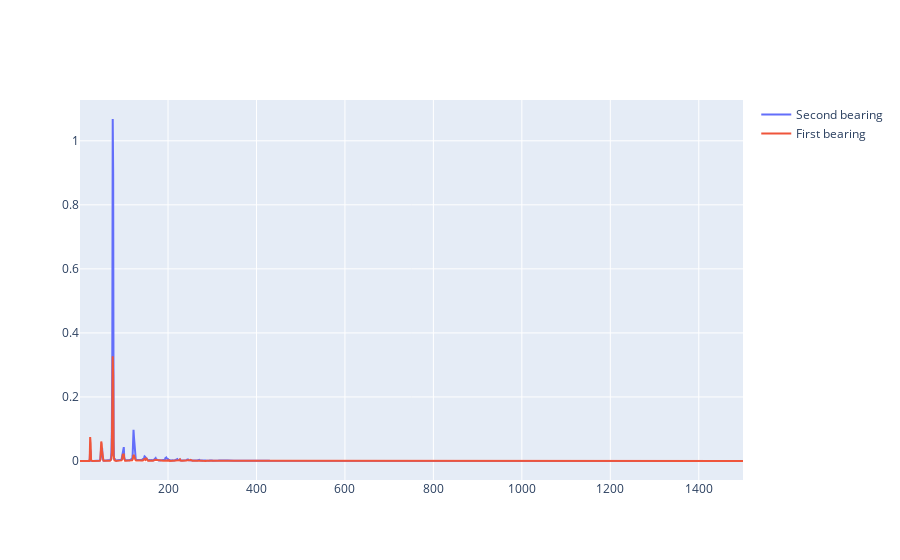

Write notebook code for a chart like this one.
### Markdown cell above
A Power Spectral Density (PSD) is the measure of signal's power content versus frequency. 
A PSD is typically used to characterize broadband random signals. 
The amplitude of the PSD is normalized by the spectral resolution employed to digitize the signal.

### Code cell
df_psd_first = get_psd(pd.DataFrame(raw_signal_a1_y), 1, 3000)
df_psd_second = get_psd(pd.DataFrame(raw_signal_a2_y), 1, 3000)
fig = go.Figure()
fig.add_trace(go.Scatter(x=df_psd_second.index, y=df_psd_second.iloc[:,0],
                    mode='lines',
                    name='Second bearing'))
fig.add_trace(go.Scatter(x=df_psd_first.index, y=df_psd_first.iloc[:,0],
                    mode='lines',
                    name='First bearing'))

### Figure 1 — Plotly figure (JSON) as saved in the notebook; plotly's stock layout.template omitted (floating-point values rounded to 4 significant figures; data arrays with more than 128 entries replaced by an {"elided": "..."} marker saying what was removed)
{"data": [{"mode": "lines", "name": "Second bearing", "type": "scatter", "x": {"elided": "1500 int values"}, "y": {"elided": "1500 float values"}}, {"mode": "lines", "name": "First bearing", "type": "scatter", "x": {"elided": "1500 int values"}, "y": {"elided": "1500 float values"}}], "layout": {}}
